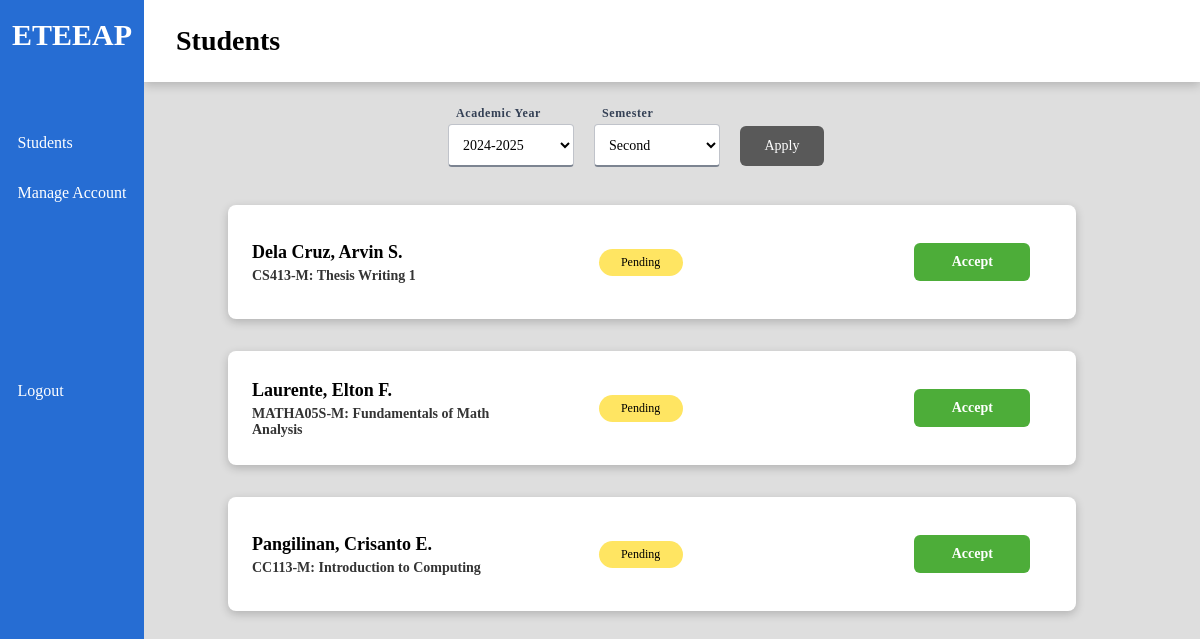
/index/instructor_students (signed in), run on the app's committed database.
### models.py (models this page shows)
class Enrollment(db.Model):
    __tablename__ = "enrollments"
    id = db.Column("id", db.Integer, primary_key=True)
    course = db.Column("course", db.Integer, db.ForeignKey('courses.id'))
    units = db.Column("units", db.Integer)
    ay = db.Column("academic_year", db.String(9))
    semester = db.Column("semester", db.Enum('1st', '2nd', 'Midyear'))
    instructor = db.Column("instructor", db.Integer, db.ForeignKey('instructors.id'))
    student = db.Column("student", db.Integer, db.ForeignKey('students.id'))
    status = db.Column("status", db.Enum('listed', 'pending', 'ongoing', 'completed'), default='listed')
    grade = db.Column("grade", db.Float)
    form1 = db.Column("form1path", db.String(64))
    form2 = db.Column("form2path", db.String(64))
    form3 = db.Column("form3path", db.String(64))
    honorarium = db.Column("honorarium", db.Enum('onprocess', 'released'), default='onprocess')
    requirements = db.relationship("Requirement", backref='enrollments')

### views.py (the view)
@views.route('/instructor_students', methods=["GET", "POST"])
def instructor_students():
    if g.user != 'instructor':
        return redirect(url_for('.unauthorized'))
    views = user_views[g.user]
    enrollments = db.get_instructor_enrollments(db.uid_to_pk(session.get('id'), 'instructor'))
    data = {
        'instructor_id': db.uid_to_pk(session.get('id'), 'instructor'),
        'enrollments': []
    }
    form = StudentsFilterForm(db.get_academic_years())
    for e in enrollments:
        data['enrollments'].append({
            'student_name': f"{e['student']['l_name'].title()}, {e['student']['f_name']} {e['student']['m_name'][0]+'.' if e['student']['m_name'] else ''}",
            'course': f"{e['course']['code']}: {e['course']['title']}",
            'status': e['status'],
            'enrollment_id': e['id'],
            'grade': e['grade'],
            'ay': e['ay'],
            'semester': e['semester'],
            'honorarium': e['honorarium']
        })
    if form.validate_on_submit():
        filter = form.data
    else:
        cfg = db.get_system_settings()
        form.ay.data = str(cfg['academic_year'])
        form.semester.data = str(cfg['semester'])
        filter = form.data
    data['enrollments'] = [e for e in data['enrollments'] if str(e['ay']) == filter['ay'] and str(e['semester']) == filter['semester']]
    return render_template('students-instructor.html', page="Students", form=form, data=data, views=views)

### forms.py
class StudentsFilterForm(FlaskForm):
    ay = SelectField('Academic Year', choices=[], validators=[DataRequired()])
    semester = SelectField('Semester', choices=[("1st", "First"), ("2nd", "Second"), ("Midyear", "Midyear")], validators=[DataRequired()])
    submit = SubmitField('Apply')
    def __init__(self, academic_years):
        super().__init__()
        self.ay.choices = [(a, a) for a in academic_years]

### db_functions.py (called while the page is built)
def get_system_settings():
    fp = "./cfg.json"
    if os.path.exists(fp):
        with open(fp, 'r') as file:
            cfg = json.loads(file.read())
    else:
        cfg = {'academic_year': date.today().year, 'semester': '1st'}
        with open(fp, 'w') as file:
            file.write(json.dumps(cfg))
    return cfg

def get_user(user_id):
    return User.query.filter_by(id=user_id).first().__dict__

def uid_to_pk(uid, user_type):
    if user_type == 'student':
        obj = Student
    elif user_type == 'instructor':
        obj = Instructor
    elif user_type == 'admin':
        obj = Admin
    else:
        return "Error"
    return obj.query.filter_by(user=uid).first().__dict__['id']

def get_instructor_enrollments(instructor_id):
    enrollments = Enrollment.query.filter_by(instructor=instructor_id).all()
    response = []
    for e in enrollments:
        e = e.__dict__
        e['student'] = get_student_bypk(e['student'])
        e['course'] = get_course(e['course'])
        response.append(e)
    return response

def get_academic_years():
    enrollments = Enrollment.query.all()
    academic_years = []
    for enrollment in enrollments:
        if enrollment.ay not in academic_years:
            academic_years.append(enrollment.ay)
    return academic_years

def get_student_bypk(id):
    student = Student.query.filter_by(id=id).first().__dict__
    userinfo = get_user(student['user'])
    student['f_name'] = userinfo['f_name']
    student['l_name'] = userinfo['l_name']
    student['m_name'] = userinfo['m_name']
    if userinfo['ext_name'] not in [None, "None"]:
        student['ext_name'] = userinfo['ext_name']
    student['username'] = userinfo['username']
    return student

def get_course(cid):
    return Course.query.filter_by(id=cid).first().__dict__

### views.py (called while the page is built)
@views.before_request
def verify_permissions():
    g.user = None
    if 'user' in session:
        g.user = session['user']
    else:
        return redirect('/login')

### templates/students-instructor.html (shortened to what this page needs)
{% extends "index.html" %}
{% block content %}
<div class="main-content">
    <form action="/index/instructor_students" method="post">
        <div class="form-row filters">
            <div class="field width-15">
                {{ form.ay.label() }}
                {{ form.ay(class="text") }}
            </div>
            <div class="field width-15">
                {{ form.semester.label() }}
                {{ form.semester(class="text") }}
            </div>
            <div class="field width-10">
                {{ form.submit(class='submit grey width-100') }}
            </div>
        </div>
    </form>
    {% for e in data.enrollments %}
    <div class="main-row">
        <div class="card bar color-white">
            <div class="left">
                <div class="card-strongtext"> {{ e.student_name }} </div>
                <div class="card-subtext"> {{ e.course }}  </div>
            </div>
            <div class="middle">
                <div  class="cell {{ e.status }} smaller"> {{ e.status|title }} </div>
            </div>
            <div class="right">
                {% if e.status == 'pending' %}
                    <button class="btn-green" onclick="acceptEnrollment('{{data.instructor_id}}', '{{e.enrollment_id}}')">Accept</button>
                {% elif e.status == 'ongoing' %}
                    <button class="btn-purple" onclick="viewRequirements('{{data.instructor_id}}', '{{e.enrollment_id}}')">Requirements</button>
                {% endif %}
            </div>
        </div>
    </div>
    {% endfor %}
</div>
{% endblock %}

### static/styles/index.css (style rules this page uses)
* { margin: 0; padding: 0; font-family: quicksand; }
body { background-color: #dedede; }
input, textarea { margin-left: 52px; }
select, input[type="number"] { width: 200px; line-height: 22px; font-size: 16px; padding: 6px; border: 1px solid rgba(47, 47, 47, 0.6); }
select option { margin-bottom: 4px; }
input[type="submit"] { color: white; background-color: #199914da; font-size: 14px; padding: 12px; border: none; border-radius: 6px; max-width: 102px; }
label { margin-left: 52px; margin-bottom: 8px; }
.btn-green { background-color: rgba(58, 165, 36, 0.9); }

### data on the page
Enrollment: student_name "Dela Cruz, Arvin S.", course "CS413-M: Thesis Writing 1", status "Pending"
Enrollment: student_name "Laurente, Elton F.", course "MATHA05S-M: Fundamentals of Math Analysis", status "Pending"
Enrollment: student_name "Pangilinan, Crisanto E.", course "CC113-M: Introduction to Computing", status "Pending"

### other printed values
{{ view.name }} "Students" "Manage Account"
{{ page }} "Students"
